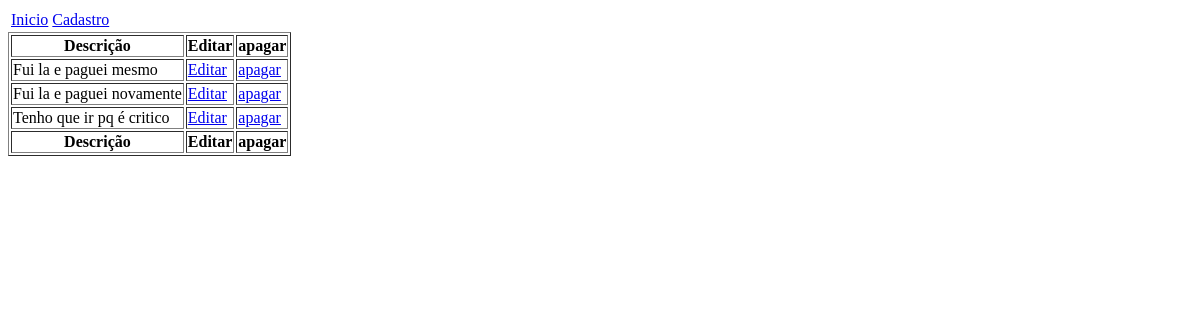
Before: /daminhaconta/pagar/ with the older database file.
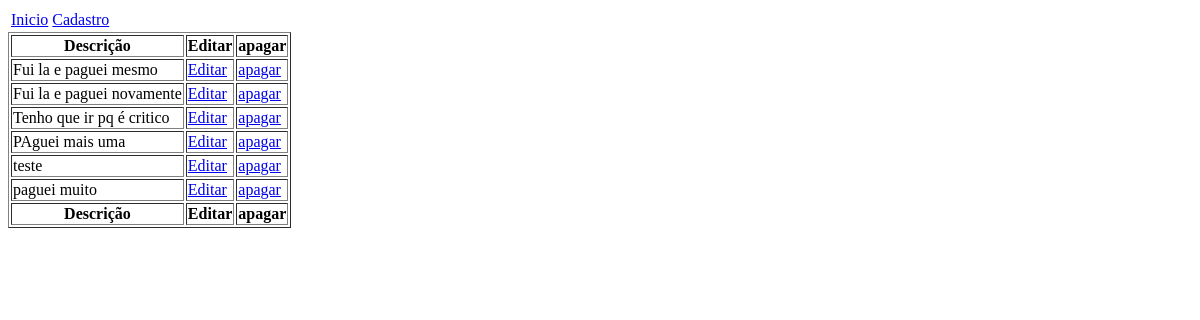
After: the same page with the newer database file.
### pagar/models.py (models this page shows)
class Pagar(models.Model):
	data_vencimento = models.DateField(null=True)
	data_pagamento = models.DateField(null=True)
	descricao = models.CharField(max_length=200)
	classificacao = models.ForeignKey(Classificacao, on_delete=models.SET_NULL, null = True)
	transacao = models.ForeignKey(Transacao, on_delete=models.SET_NULL, null = True)
	situacao = models.ForeignKey(Situacao, on_delete=models.SET_NULL, null = True)
	valor = models.FloatField(null=True, blank=True, default=None)
	tag = models.CharField(max_length=1,null=False,default='P')

### pagar/views.py (the view)
# urls.py: path('pagar/', views.read),
def read(request):
    pagamentos = Pagar.objects.all()
    template = loader.get_template('pagar/index.html')
    context ={
        'pagamentos':pagamentos,
    }
    return HttpResponse(template.render(context,request))

### pagar/templates/pagar/index.html
<table>
    <tr>
        <td>
            <a href="/daminhaconta/pagar/">Inicio</a>
        </td>
        <td>
            <a href="/daminhaconta/pagar/cadastro/">Cadastro</a>
        </td>
    </tr>
</table>
<table border=1>
    <thead>
        <tr>
            <th>Descrição</th>
            <th>Editar</th>
            <th>apagar</th>
        </tr>
    </thead>
    <tbody>
        {% for pagar in pagamentos %}
        <tr>
            <td>{{pagar.descricao}}</td>
            <td>
                <a href="atualizacao/{{pagar.id}}">Editar</a>
            </td>
            <td>
            <a href="delete/{{pagar.id}}">apagar</a>
            </td>
        </tr>
        {% endfor %}
    </tbody>
    <thead>
        <tr>
            <th>Descrição</th>
            <th>Editar</th>
            <th>apagar</th>
        </tr>
    </thead>
</table>

Changed rows visible on the page:
added Pagar: descricao "PAguei mais uma"
added Pagar: descricao "teste"
added Pagar: descricao "paguei muito"
